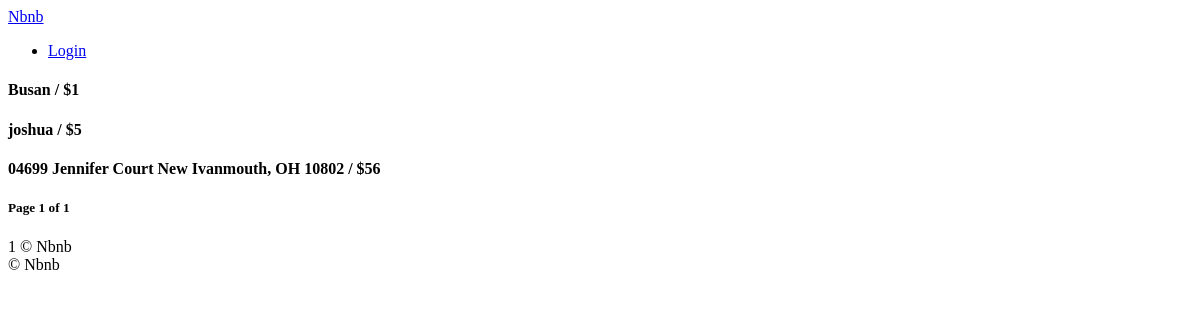
The app's page /, older data.
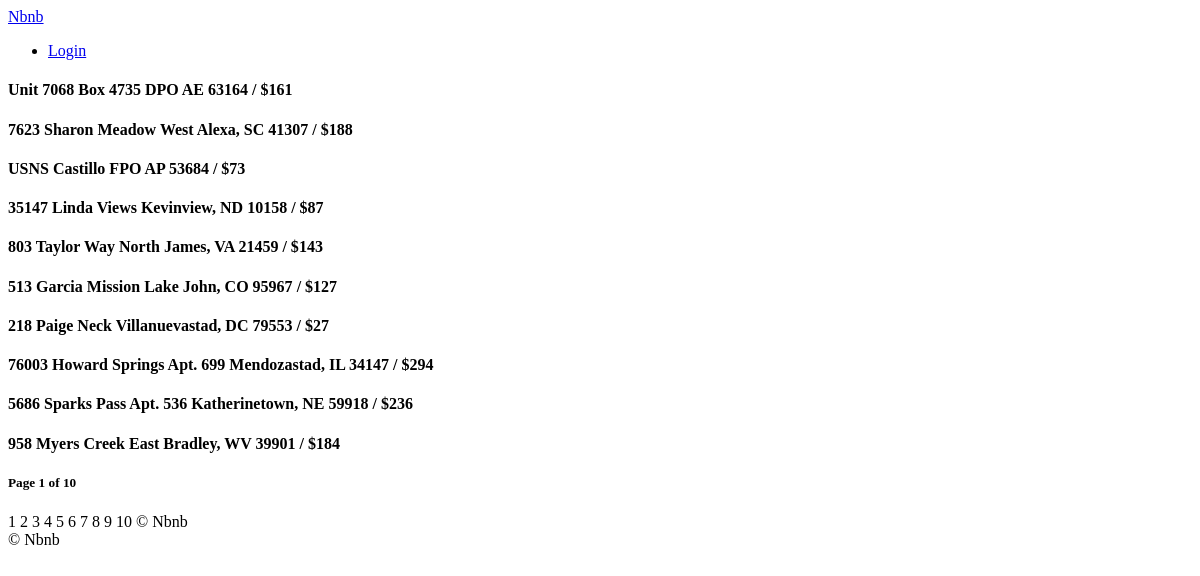
The same page, newer data.
### rooms/models.py (models this page shows, shortened)
class Room(core_models.TimeStampedModel):  # 여러 번 사용되는 기능 상속해서 쓴다.
    name = models.CharField(max_length=140)  # 필수
    description = models.TextField()  # 필수()
    country = CountryField()
    city = models.CharField(max_length=80)  # 패키지 있지만 중요x, 그냥 max_length로 써줌
    price = models.IntegerField()  # DecimalField는 20.7같이 나오므로 그럴필요까진 없음
    address = models.CharField(max_length=140)
    guests = models.IntegerField()
    beds = models.IntegerField()
    bedrooms = models.IntegerField()
    baths = models.IntegerField()
    check_in = models.TimeField()  # 0시~24시, 날짜신경x DateTimeField와 다름
    check_out = models.TimeField()
    instant_book = models.BooleanField(default=False)  # 즉시예약 가능한 경우
    host = models.ForeignKey(
        "users.User", related_name="rooms", on_delete=models.CASCADE
    )
    room_type = models.ForeignKey(
        "RoomType", related_name="rooms", on_delete=models.SET_NULL, null=True
    )
    amenities = models.ManyToManyField("Amenity", related_name="rooms", blank=True)
    facilities = models.ManyToManyField("Facility", related_name="rooms", blank=True)
    house_rules = models.ManyToManyField("HouseRule", related_name="rooms", blank=True)

### rooms/views.py (the view)
# urls.py: path("", room_views.all_rooms, name="home"),
def all_rooms(request):
    page = request.GET.get("page", 1)
    room_list = models.Room.objects.all()
    paginator = Paginator(room_list, 10)
    rooms = paginator.get_page(page)
    return render(request, "rooms/home.html", {"rooms": rooms})

### templates/rooms/home.html (shortened to what this page needs)
{% extends 'base.html'%}
{% block content %}
{% for room in rooms.object_list %}
<h4>{{room.name}} / ${{room.price}}</h1>
{% endfor %}
<h5>
 Page {{rooms.number}} of {{rooms.paginator.num_pages}}
 </h5>
{% for page in rooms.paginator.page_range %}
{{page}}
{% endfor %}
{% endblock content %}

### templates/base.html (shortened to what this page needs)
<!DOCTYPE html>
<html lang="en">
  <head>
  </head>
  <body>
    <a href="/">
    {% include "partials/header.html" %}
    {% block content %} {% endblock %} &copy; Nbnb
    {% include "partials/footer.html" %}
  </body>
</html>

### templates/partials/header.html
<header>
  <a href="/">Nbnb</a>
  <ul>
    <li><a href="#">Login</a></li>
  </ul>
</header>

### templates/partials/footer.html
<footer>&copy; Nbnb</footer>

Row changes from the older to the newer data that the page shows:
removed Room: name "Busan", price "1"
removed Room: name "joshua", price "5"
removed Room: name "04699 Jennifer Court New Ivanmouth, OH 10802", price "56"
added Room: name "Unit 7068 Box 4735 DPO AE 63164", price "161"
added Room: name "7623 Sharon Meadow West Alexa, SC 41307", price "188"
added Room: name "USNS Castillo FPO AP 53684", price "73"
added Room: name "35147 Linda Views Kevinview, ND 10158", price "87"
added Room: name "803 Taylor Way North James, VA 21459", price "143"
added Room: name "513 Garcia Mission Lake John, CO 95967", price "127"
added Room: name "218 Paige Neck Villanuevastad, DC 79553", price "27"
added Room: name "76003 Howard Springs Apt. 699 Mendozastad, IL 34147", price "294"
added Room: name "5686 Sparks Pass Apt. 536 Katherinetown, NE 59918", price "236"
added Room: name "958 Myers Creek East Bradley, WV 39901", price "184"
Text that changed along with them:
{{ rooms.paginator.num_pages }}: "1" → "10"
new list line: "2"
new list line: "3"
new list line: "4"
new list line: "5"
new list line: "6"
new list line: "7"
new list line: "8"
new list line: "9"
new list line: "10"
